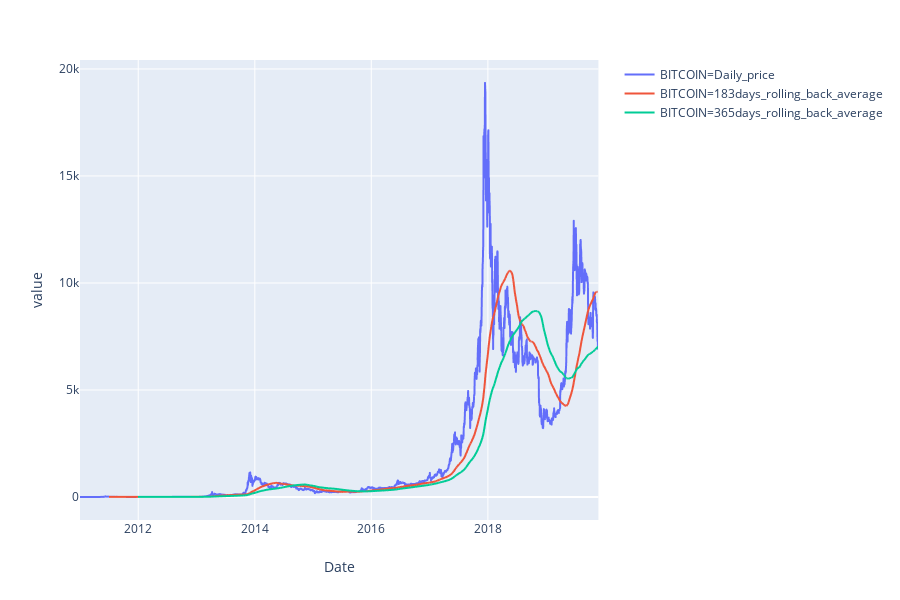

Notebook code cell kept with this figure:
### Code cell
bitcoin_historical_1 = bitcoin_historical.melt(id_vars=['Date']+list(bitcoin_historical.keys()[4:]), var_name='BITCOIN')
fig=px.line(bitcoin_historical_1, x='Date', y='value', color='BITCOIN' )
fig.show()

### Figure 1 — Plotly figure (JSON) as saved in the notebook; plotly's stock layout.template omitted (floating-point values rounded to 4 significant figures; data arrays with more than 128 entries replaced by an {"elided": "..."} marker saying what was removed)
{"data": [{"hoverlabel": {"namelength": 0}, "hovertemplate": "BITCOIN=Daily_price<br>Date=%{x}<br>value=%{y}", "legendgroup": "BITCOIN=Daily_price", "line": {"color": "#636efa", "dash": "solid"}, "mode": "lines", "name": "BITCOIN=Daily_price", "showlegend": true, "type": "scattergl", "x": {"elided": "3251 str values"}, "xaxis": "x", "y": {"elided": "3251 float values"}, "yaxis": "y"}, {"hoverlabel": {"namelength": 0}, "hovertemplate": "BITCOIN=183days_rolling_back_average<br>Date=%{x}<br>value=%{y}", "legendgroup": "BITCOIN=183days_rolling_back_average", "line": {"color": "#EF553B", "dash": "solid"}, "mode": "lines", "name": "BITCOIN=183days_rolling_back_average", "showlegend": true, "type": "scattergl", "x": {"elided": "3251 str values"}, "xaxis": "x", "y": {"elided": "3251 float values"}, "yaxis": "y"}, {"hoverlabel": {"namelength": 0}, "hovertemplate": "BITCOIN=365days_rolling_back_average<br>Date=%{x}<br>value=%{y}", "legendgroup": "BITCOIN=365days_rolling_back_average", "line": {"color": "#00cc96", "dash": "solid"}, "mode": "lines", "name": "BITCOIN=365days_rolling_back_average", "showlegend": true, "type": "scattergl", "x": {"elided": "3251 str values"}, "xaxis": "x", "y": {"elided": "3251 float values"}, "yaxis": "y"}], "layout": {"height": 600, "legend": {"tracegroupgap": 0}, "margin": {"t": 60}, "xaxis": {"anchor": "y", "domain": [0, 0.98], "title": {"text": "Date"}}, "yaxis": {"anchor": "x", "domain": [0, 1], "title": {"text": "value"}}}}
